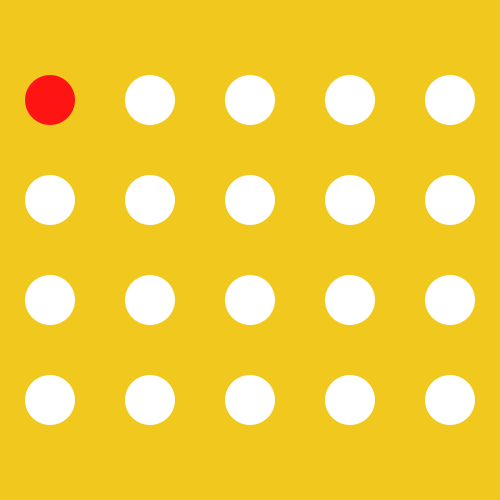
Frame 1 (no input)
Frame 60 (the mouse pressed at the canvas centre just before this capture): identical to frame 1, image omitted
Frame 120 (the mouse held since frame 60 and released just before this capture): identical to frame 1, image omitted

The Processing sketch that drew this single still picture (run headless with seeded random() and noise(); from frame 60 on, the mouse is pressed at the canvas centre):

// Processing sketch: BallCollision
// ── BallCollision.pde
// st33d's ball bashing demo 
// Use cursor keys to smack the red ball into the others 
BallParticle [] balls; 
void setup(){ 
  size(500, 500); 
  initBalls(); 
  ellipseMode(CENTER); 
  smooth(); 
  noStroke(); 
} 
void draw(){ 
  background(240, 200, 30); 
  updateBalls(); 
} 
void initBalls(){ 
  balls = new BallParticle[20]; 
  for(int i=0; i<balls.length; i++) 
    balls[i] = new BallParticle(50+(i%5)*100, 100+(i/5)*100, 25); 
    balls[0].col = balls[0].init_col = color(255, 20, 20); 
} 
// Manage the balls here 
void updateBalls(){ 
  for(int i=0; i<balls.length; i++){ 
    balls[i].verlet(0,0,0.97); 
    balls[i].col=lerpColor(balls[i].col, balls[i].init_col, 0.1); 
  } 
  for(int i=1; i<balls.length; i++){ 
    for(int j=0; j<i; j++){ 
 if(balls[i].intersects(balls[j])){ 
   balls[i].col = balls[j].col = color(0); 
   resolveBallCollision(balls[i], balls[j]); 
 } 
    } 
  } 
  for(int i=0; i<balls.length; i++){ 
    fill(balls[i].col); 
    ellipse(balls[i].x, balls[i].y, balls[i].radius*2, balls[i].radius*2); 
  } 
  if(keyPressed){ 
    switch(keyCode){ 
 case LEFT: balls[0].px += 1; break; 
 case RIGHT: balls[0].px -= 1;  break; 
 case UP: balls[0].py += 1; break; 
 case DOWN: balls[0].py -= 1; break; 
    } 
    if(key == ' ') initBalls(); 
  } 
} 
// Our ball particle 
class BallParticle extends Point{ 
  int init_col, col; 
  float px,py,ix,iy,temp_x,temp_y; 
  float radius, elasticity = 1.0; 
  BallParticle(float x, float y, float radius){ 
    super(x, y); 
    this.ix = px = temp_x = x; 
    this.iy = py = temp_y = y; 
    this.radius = radius; 
    elasticity = 0.3; 
    col = init_col = color(255); 
  } 
  // Movement by verlet integration - a personal preference 
  void verlet(float gravity_x, float gravity_y, float damping){ 
    temp_x = x; 
    temp_y = y; 
    x += damping * (x - px) + gravity_x; 
    y += damping * (y - py) + gravity_y; 
    px = temp_x; 
    py = temp_y; 
  } 
  // Fast test for intersection - no sqrts here chum 
  boolean intersects(BallParticle o){ 
    return (o.x-x)*(o.x-x)+(o.y-y)*(o.y-y) <= (radius+o.radius)*(radius+o.radius); 
  } 
} 
// A quick point class to make measuring lines easier 
static class Point{ 
  float x,y; 
  Point(float x, float y){ 
    this.x = x;  
    this.y = y; 
  } 
} 
// Reusable line class I use for vector math 
static class Line{ 
  Point a, b; 
  float vx, vy, len, dx, dy, rx, ry, lx, ly; 
  Line(Point a, Point b){ 
    this.a = a; 
    this.b = b; 
    updateLine(); 
  } 
  void updateLine(){ 
    vx = b.x - a.x; 
    vy = b.y - a.y; 
    // length of vector 
    len = sqrt(vx * vx + vy * vy); 
    // normalized unit-sized components 
    if (len > 0) { 
 dx = vx / len; 
 dy = vy / len; 
    } else { 
 dx = 0.0; 
 dy = 0.0; 
    } 
    // right hand normal 
    rx = -dy; 
    ry = dx; 
    // left hand normal 
    lx = dy; 
    ly = -dx; 
  } 
} 

// ── Resolver.pde
// Ball collision is a transcript of code from the following url: 
// http://www.phy.ntnu.edu.tw/ntnujava/index.php?topic=4.msg15#msg15 
// Resolve a collision between Balls 
void resolveBallCollision(BallParticle a, BallParticle b){ 
  // Save velocities 
  float avx = a.x-a.px; 
  float avy = a.y-a.py; 
  float bvx = b.x-b.px; 
  float bvy = b.y-b.py; 
  // get the current line between the balls 
  Line ball_to_ball = new Line(a, b); 
  // do we have to wind back time? 
  float penetration = a.radius+b.radius-ball_to_ball.len; 
  float time_of_collision = 0; 
  if(penetration > 0){ 
    // take the speed of the overlap and use that as a measurement to reverse time 
    float a_velocity_towards = avx*ball_to_ball.dx+avy*ball_to_ball.dy;
    float b_velocity_towards = bvx*ball_to_ball.dx+bvy*ball_to_ball.dy;
    time_of_collision = penetration/(a_velocity_towards-b_velocity_towards); 
    a.x -= avx*time_of_collision; 
    a.y -= avy*time_of_collision; 
    b.x -= bvx*time_of_collision; 
    b.y -= bvy*time_of_collision; 
    // ball 2 ball needs to be updated for the reflection to work 
    ball_to_ball.updateLine(); 
  } 
  // the balls need to be reflected along their trajectories 
  // velocity projections 
  float a_velocity_dot = avx*ball_to_ball.dx+avy*ball_to_ball.dy; 
  float a_perp_velocity_dot = -avx*ball_to_ball.dy+avy*ball_to_ball.dx;
  float b_velocity_dot = bvx*ball_to_ball.dx+bvy*ball_to_ball.dy; 
  float b_perp_velocity_dot = -bvx*ball_to_ball.dy+bvy*ball_to_ball.dx;
  // new velocity projections 
  float a_new_velocity_dot = a_velocity_dot+a.elasticity+(b_velocity_dot-a_velocity_dot); 
  float b_new_velocity_dot = b_velocity_dot+b.elasticity+(a_velocity_dot-b_velocity_dot); 
  // calculate new velocities 
  avx = a_new_velocity_dot*ball_to_ball.dx-a_perp_velocity_dot*ball_to_ball.dy; 
  avy = a_new_velocity_dot*ball_to_ball.dy+a_perp_velocity_dot*ball_to_ball.dx;
  bvx = b_new_velocity_dot*ball_to_ball.dx-b_perp_velocity_dot*ball_to_ball.dy; 
  bvy = b_new_velocity_dot*ball_to_ball.dy+b_perp_velocity_dot*ball_to_ball.dx;
  // do we have to wind forward time? 
  if(penetration > 0){ 
    // wind forward time to avoid balls sticking 
    // I've found that ommiting this part generally adds stability - 
    // the balls become less logical so you're not surprised when they skip ahead 
    a.x += avx*time_of_collision; 
    a.y += avy*time_of_collision; 
    b.x += bvx*time_of_collision; 
    b.y += bvy*time_of_collision; 
  } 
  // apply new velocity 
  a.px = a.x-avx; 
  a.py = a.y-avy; 
  b.px = b.x-bvx; 
  b.py = b.y-bvy; 
} 
